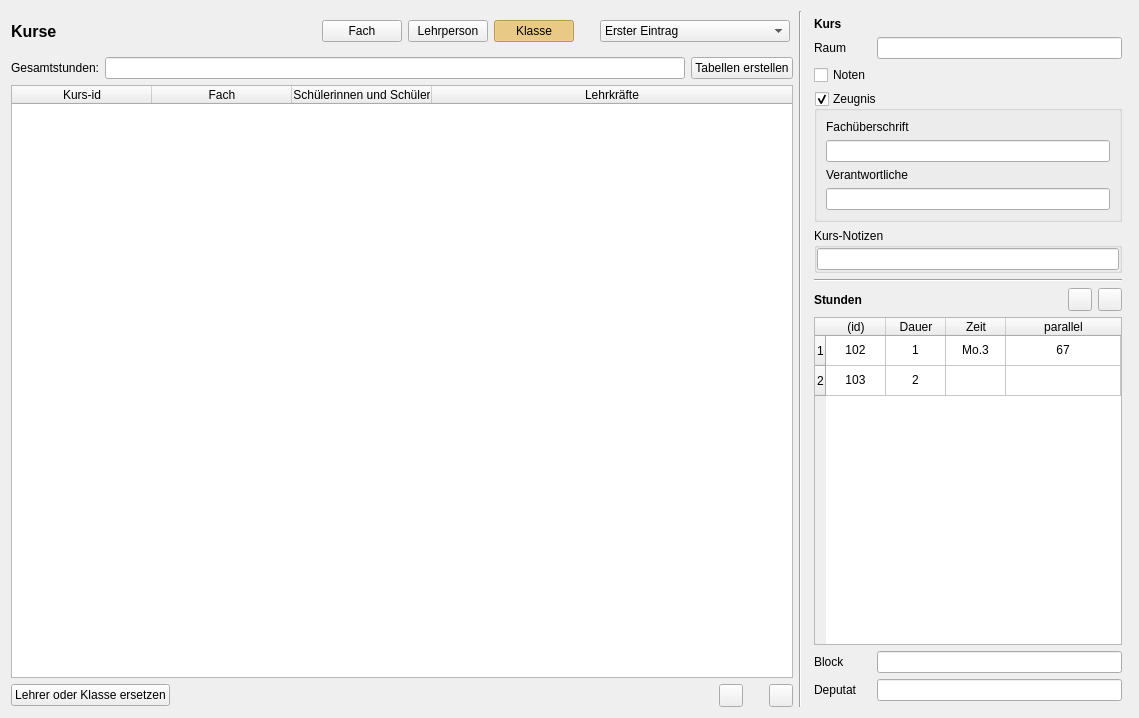
<?xml version="1.0" encoding="UTF-8"?>
<ui version="4.0">
 <class>CourseEditor</class>
 <widget class="QWidget" name="CourseEditor">
  <property name="geometry">
   <rect>
    <x>0</x>
    <y>0</y>
    <width>1139</width>
    <height>718</height>
   </rect>
  </property>
  <property name="sizePolicy">
   <sizepolicy hsizetype="Preferred" vsizetype="MinimumExpanding">
    <horstretch>0</horstretch>
    <verstretch>0</verstretch>
   </sizepolicy>
  </property>
  <property name="mouseTracking">
   <bool>false</bool>
  </property>
  <property name="windowTitle">
   <string>Kurse und Stunden</string>
  </property>
  <layout class="QHBoxLayout" name="horizontalLayout_5">
   <item>
    <layout class="QVBoxLayout" name="verticalLayout_2">
     <item>
      <layout class="QHBoxLayout" name="horizontalLayout" stretch="0,1,0">
       <item>
        <widget class="QLabel" name="label">
         <property name="font">
          <font>
           <pointsize>12</pointsize>
           <bold>true</bold>
          </font>
         </property>
         <property name="text">
          <string>Kurse</string>
         </property>
        </widget>
       </item>
       <item>
        <spacer name="horizontalSpacer">
         <property name="orientation">
          <enum>Qt::Horizontal</enum>
         </property>
         <property name="sizeHint" stdset="0">
          <size>
           <width>40</width>
           <height>20</height>
          </size>
         </property>
        </spacer>
       </item>
       <item>
        <widget class="QFrame" name="frame">
         <property name="minimumSize">
          <size>
           <width>0</width>
           <height>40</height>
          </size>
         </property>
         <property name="toolTip">
          <string>&lt;html&gt;&lt;head/&gt;&lt;body&gt;&lt;p&gt;Die Kurse können für eine Klasse, eine Person oder ein Fach betrachtet werden.&lt;/p&gt;&lt;p&gt;Klicke auf die entsprechende Schaltfläche, dann ist die weitere Wahl im Aufklappmenü möglich.&lt;/p&gt;&lt;p&gt;&lt;br/&gt;&lt;/p&gt;&lt;/body&gt;&lt;/html&gt;</string>
         </property>
         <property name="styleSheet">
          <string notr="true">QPushButton:checked {background-color: #ffd36b;}</string>
         </property>
         <property name="frameShadow">
          <enum>QFrame::Raised</enum>
         </property>
         <layout class="QHBoxLayout" name="horizontalLayout_4">
          <property name="leftMargin">
           <number>3</number>
          </property>
          <property name="topMargin">
           <number>3</number>
          </property>
          <property name="rightMargin">
           <number>3</number>
          </property>
          <property name="bottomMargin">
           <number>3</number>
          </property>
          <item>
           <widget class="QPushButton" name="pb_SUBJECT">
            <property name="text">
             <string>Fach</string>
            </property>
            <property name="checkable">
             <bool>true</bool>
            </property>
            <attribute name="buttonGroup">
             <string notr="true">buttonGroup</string>
            </attribute>
           </widget>
          </item>
          <item>
           <widget class="QPushButton" name="pb_TEACHER">
            <property name="text">
             <string>Lehrperson</string>
            </property>
            <property name="checkable">
             <bool>true</bool>
            </property>
            <attribute name="buttonGroup">
             <string notr="true">buttonGroup</string>
            </attribute>
           </widget>
          </item>
          <item>
           <widget class="QPushButton" name="pb_CLASS">
            <property name="text">
             <string>Klasse</string>
            </property>
            <property name="checkable">
             <bool>true</bool>
            </property>
            <property name="checked">
             <bool>true</bool>
            </property>
            <attribute name="buttonGroup">
             <string notr="true">buttonGroup</string>
            </attribute>
           </widget>
          </item>
          <item>
           <spacer name="horizontalSpacer_2">
            <property name="orientation">
             <enum>Qt::Horizontal</enum>
            </property>
            <property name="sizeHint" stdset="0">
             <size>
              <width>20</width>
              <height>20</height>
             </size>
            </property>
           </spacer>
          </item>
          <item>
           <widget class="QComboBox" name="combo_class">
            <property name="sizeAdjustPolicy">
             <enum>QComboBox::AdjustToContents</enum>
            </property>
            <item>
             <property name="text">
              <string>Erster Eintrag</string>
             </property>
            </item>
            <item>
             <property name="text">
              <string>Ein sehr ausführlicher Eintrag</string>
             </property>
            </item>
           </widget>
          </item>
         </layout>
        </widget>
       </item>
      </layout>
     </item>
     <item>
      <layout class="QHBoxLayout" name="horizontalLayout_6">
       <item>
        <widget class="QLabel" name="label_2">
         <property name="text">
          <string>Gesamtstunden:</string>
         </property>
        </widget>
       </item>
       <item>
        <widget class="QLineEdit" name="total">
         <property name="readOnly">
          <bool>true</bool>
         </property>
        </widget>
       </item>
       <item>
        <widget class="QPushButton" name="make_tables">
         <property name="text">
          <string>Tabellen erstellen</string>
         </property>
        </widget>
       </item>
      </layout>
     </item>
     <item>
      <widget class="QTableWidget" name="course_table">
       <property name="styleSheet">
        <string notr="true">QTableView {
  selection-background-color: #f0e0ff;
  selection-color: black;
}</string>
       </property>
       <property name="editTriggers">
        <set>QAbstractItemView::NoEditTriggers</set>
       </property>
       <property name="alternatingRowColors">
        <bool>true</bool>
       </property>
       <property name="selectionMode">
        <enum>QAbstractItemView::SingleSelection</enum>
       </property>
       <property name="selectionBehavior">
        <enum>QAbstractItemView::SelectRows</enum>
       </property>
       <attribute name="horizontalHeaderMinimumSectionSize">
        <number>60</number>
       </attribute>
       <attribute name="horizontalHeaderDefaultSectionSize">
        <number>140</number>
       </attribute>
       <attribute name="horizontalHeaderStretchLastSection">
        <bool>true</bool>
       </attribute>
       <attribute name="verticalHeaderVisible">
        <bool>false</bool>
       </attribute>
       <column>
        <property name="text">
         <string>Kurs-id</string>
        </property>
       </column>
       <column>
        <property name="text">
         <string>Fach</string>
        </property>
       </column>
       <column>
        <property name="text">
         <string>Schülerinnen und Schüler</string>
        </property>
       </column>
       <column>
        <property name="text">
         <string>Lehrkräfte</string>
        </property>
       </column>
      </widget>
     </item>
     <item>
      <layout class="QHBoxLayout" name="horizontalLayout_2">
       <item>
        <widget class="QPushButton" name="pb_change_all">
         <property name="toolTip">
          <string>&lt;html&gt;&lt;head/&gt;&lt;body&gt;&lt;p&gt;Alle Vorkommnisse einer Lehrkraft bzw. Klasse in dieser Tabelle durch eine andere ersetzen.&lt;/p&gt;&lt;/body&gt;&lt;/html&gt;</string>
         </property>
         <property name="text">
          <string>Lehrer oder Klasse ersetzen</string>
         </property>
        </widget>
       </item>
       <item>
        <spacer name="horizontalSpacer_3">
         <property name="orientation">
          <enum>Qt::Horizontal</enum>
         </property>
         <property name="sizeHint" stdset="0">
          <size>
           <width>40</width>
           <height>20</height>
          </size>
         </property>
        </spacer>
       </item>
       <item>
        <widget class="QToolButton" name="pb_delete_course">
         <property name="toolTip">
          <string>aktuellen Kurs löschen </string>
         </property>
         <property name="icon">
          <iconset>
           <normaloff>../icons/icon_remove.svg</normaloff>../icons/icon_remove.svg</iconset>
         </property>
        </widget>
       </item>
       <item>
        <spacer name="horizontalSpacer_5">
         <property name="orientation">
          <enum>Qt::Horizontal</enum>
         </property>
         <property name="sizeType">
          <enum>QSizePolicy::Fixed</enum>
         </property>
         <property name="sizeHint" stdset="0">
          <size>
           <width>20</width>
           <height>20</height>
          </size>
         </property>
        </spacer>
       </item>
       <item>
        <widget class="QToolButton" name="pb_new_course">
         <property name="toolTip">
          <string>einen neuen Kurs zur Tabelle hinzufügen</string>
         </property>
         <property name="icon">
          <iconset>
           <normaloff>../icons/icon_new.svg</normaloff>../icons/icon_new.svg</iconset>
         </property>
        </widget>
       </item>
      </layout>
     </item>
    </layout>
   </item>
   <item>
    <widget class="Line" name="line_3">
     <property name="orientation">
      <enum>Qt::Vertical</enum>
     </property>
    </widget>
   </item>
   <item>
    <widget class="QWidget" name="frame_r" native="true">
     <property name="enabled">
      <bool>true</bool>
     </property>
     <property name="maximumSize">
      <size>
       <width>320</width>
       <height>16777215</height>
      </size>
     </property>
     <layout class="QGridLayout" name="gridLayout_2">
      <property name="leftMargin">
       <number>6</number>
      </property>
      <property name="topMargin">
       <number>6</number>
      </property>
      <property name="rightMargin">
       <number>6</number>
      </property>
      <property name="bottomMargin">
       <number>6</number>
      </property>
      <item row="5" column="0" colspan="2">
       <widget class="Line" name="line">
        <property name="orientation">
         <enum>Qt::Horizontal</enum>
        </property>
       </widget>
      </item>
      <item row="1" column="1">
       <widget class="QLineEdit" name="wish_room">
        <property name="text">
         <string/>
        </property>
        <property name="readOnly">
         <bool>true</bool>
        </property>
       </widget>
      </item>
      <item row="3" column="0" colspan="2">
       <widget class="QGroupBox" name="report_checkbox">
        <property name="toolTip">
         <string>&lt;html&gt;&lt;head/&gt;&lt;body&gt;&lt;p&gt;Normalerweise wird das Fach als Überschrift genommen,&lt;/p&gt;&lt;p&gt;die unterrichtende Lehrkraft (die „Verantwortliche“) als Unterschrift.&lt;/p&gt;&lt;p&gt;Diese können aber bei Bedarf angepasst werden.&lt;/p&gt;&lt;/body&gt;&lt;/html&gt;</string>
        </property>
        <property name="title">
         <string>Zeugnis</string>
        </property>
        <property name="checkable">
         <bool>true</bool>
        </property>
        <layout class="QVBoxLayout" name="verticalLayout">
         <item>
          <widget class="QLabel" name="label_8">
           <property name="text">
            <string>Fachüberschrift</string>
           </property>
          </widget>
         </item>
         <item>
          <widget class="QLineEdit" name="report_title">
           <property name="readOnly">
            <bool>true</bool>
           </property>
          </widget>
         </item>
         <item>
          <widget class="QLabel" name="label_4">
           <property name="text">
            <string>Verantwortliche</string>
           </property>
          </widget>
         </item>
         <item>
          <widget class="QLineEdit" name="report_teachers">
           <property name="readOnly">
            <bool>true</bool>
           </property>
          </widget>
         </item>
        </layout>
       </widget>
      </item>
      <item row="2" column="0">
       <widget class="QCheckBox" name="grade_checkbox">
        <property name="text">
         <string>Noten</string>
        </property>
        <property name="checked">
         <bool>false</bool>
        </property>
       </widget>
      </item>
      <item row="4" column="0" colspan="2">
       <widget class="QGroupBox" name="groupBox_2">
        <property name="sizePolicy">
         <sizepolicy hsizetype="Preferred" vsizetype="Preferred">
          <horstretch>0</horstretch>
          <verstretch>0</verstretch>
         </sizepolicy>
        </property>
        <property name="title">
         <string>Kurs-Notizen</string>
        </property>
        <layout class="QVBoxLayout" name="verticalLayout_3">
         <property name="leftMargin">
          <number>0</number>
         </property>
         <property name="topMargin">
          <number>0</number>
         </property>
         <property name="rightMargin">
          <number>0</number>
         </property>
         <property name="bottomMargin">
          <number>0</number>
         </property>
         <item>
          <widget class="QLineEdit" name="notes">
           <property name="readOnly">
            <bool>true</bool>
           </property>
          </widget>
         </item>
        </layout>
       </widget>
      </item>
      <item row="11" column="1">
       <widget class="QLineEdit" name="payment">
        <property name="readOnly">
         <bool>true</bool>
        </property>
       </widget>
      </item>
      <item row="10" column="1">
       <widget class="QLineEdit" name="block_name">
        <property name="text">
         <string/>
        </property>
        <property name="readOnly">
         <bool>true</bool>
        </property>
       </widget>
      </item>
      <item row="11" column="0">
       <widget class="QLabel" name="label_7">
        <property name="text">
         <string>Deputat</string>
        </property>
       </widget>
      </item>
      <item row="0" column="0">
       <widget class="QLabel" name="label_5">
        <property name="font">
         <font>
          <bold>true</bold>
         </font>
        </property>
        <property name="text">
         <string>Kurs</string>
        </property>
       </widget>
      </item>
      <item row="8" column="0" colspan="2">
       <widget class="QTableWidget" name="lesson_table">
        <property name="sizePolicy">
         <sizepolicy hsizetype="Expanding" vsizetype="Expanding">
          <horstretch>0</horstretch>
          <verstretch>1</verstretch>
         </sizepolicy>
        </property>
        <property name="minimumSize">
         <size>
          <width>0</width>
          <height>180</height>
         </size>
        </property>
        <property name="styleSheet">
         <string notr="true">QTableView {
  selection-background-color: #f0e0ff;
  selection-color: black;
}
</string>
        </property>
        <property name="editTriggers">
         <set>QAbstractItemView::NoEditTriggers</set>
        </property>
        <property name="showDropIndicator" stdset="0">
         <bool>false</bool>
        </property>
        <property name="dragDropOverwriteMode">
         <bool>false</bool>
        </property>
        <property name="alternatingRowColors">
         <bool>false</bool>
        </property>
        <property name="selectionMode">
         <enum>QAbstractItemView::SingleSelection</enum>
        </property>
        <property name="selectionBehavior">
         <enum>QAbstractItemView::SelectRows</enum>
        </property>
        <property name="iconSize">
         <size>
          <width>40</width>
          <height>40</height>
         </size>
        </property>
        <attribute name="horizontalHeaderVisible">
         <bool>true</bool>
        </attribute>
        <attribute name="horizontalHeaderCascadingSectionResizes">
         <bool>true</bool>
        </attribute>
        <attribute name="horizontalHeaderMinimumSectionSize">
         <number>36</number>
        </attribute>
        <attribute name="horizontalHeaderDefaultSectionSize">
         <number>60</number>
        </attribute>
        <attribute name="horizontalHeaderStretchLastSection">
         <bool>true</bool>
        </attribute>
        <attribute name="verticalHeaderCascadingSectionResizes">
         <bool>false</bool>
        </attribute>
        <row>
         <property name="text">
          <string>1</string>
         </property>
        </row>
        <row>
         <property name="text">
          <string>2</string>
         </property>
        </row>
        <column>
         <property name="text">
          <string>(id)</string>
         </property>
        </column>
        <column>
         <property name="text">
          <string>Dauer</string>
         </property>
        </column>
        <column>
         <property name="text">
          <string>Zeit</string>
         </property>
        </column>
        <column>
         <property name="text">
          <string>parallel</string>
         </property>
        </column>
        <item row="0" column="0">
         <property name="text">
          <string>102</string>
         </property>
         <property name="textAlignment">
          <set>AlignCenter</set>
         </property>
        </item>
        <item row="0" column="1">
         <property name="text">
          <string>1</string>
         </property>
         <property name="textAlignment">
          <set>AlignCenter</set>
         </property>
        </item>
        <item row="0" column="2">
         <property name="text">
          <string>Mo.3</string>
         </property>
         <property name="textAlignment">
          <set>AlignCenter</set>
         </property>
        </item>
        <item row="0" column="3">
         <property name="text">
          <string>67</string>
         </property>
         <property name="textAlignment">
          <set>AlignCenter</set>
         </property>
        </item>
        <item row="1" column="0">
         <property name="text">
          <string>103</string>
         </property>
         <property name="textAlignment">
          <set>AlignCenter</set>
         </property>
        </item>
        <item row="1" column="1">
         <property name="text">
          <string>2</string>
         </property>
         <property name="textAlignment">
          <set>AlignCenter</set>
         </property>
        </item>
        <item row="1" column="2">
         <property name="text">
          <string/>
         </property>
         <property name="textAlignment">
          <set>AlignCenter</set>
         </property>
        </item>
        <item row="1" column="3">
         <property name="text">
          <string/>
         </property>
        </item>
       </widget>
      </item>
      <item row="1" column="0">
       <widget class="QLabel" name="label_11">
        <property name="toolTip">
         <string notr="true">&lt;html&gt;&lt;head/&gt;&lt;body&gt;&lt;p&gt;Insbesondere für Epochenunterricht geeignet.&lt;/p&gt;&lt;p&gt;Jeder Block hat einen eigenen Kennzeichen.&lt;/p&gt;&lt;p&gt;Die Unterrichtsstunden können von mehreren Lehrern – parallel oder über das Jahr verteilt – gegeben.&lt;/p&gt;&lt;p&gt;Auch verschiedene Schülergruppen können betroffen sein.&lt;/p&gt;&lt;p&gt;&lt;br/&gt;&lt;/p&gt;&lt;/body&gt;&lt;/html&gt;</string>
        </property>
        <property name="text">
         <string>Raum</string>
        </property>
       </widget>
      </item>
      <item row="10" column="0">
       <widget class="QLabel" name="label_9">
        <property name="text">
         <string>Block</string>
        </property>
       </widget>
      </item>
      <item row="7" column="0" colspan="2">
       <layout class="QHBoxLayout" name="horizontalLayout_3" stretch="0,0,0,0">
        <item>
         <widget class="QLabel" name="label_3">
          <property name="font">
           <font>
            <bold>true</bold>
           </font>
          </property>
          <property name="text">
           <string>Stunden</string>
          </property>
         </widget>
        </item>
        <item>
         <spacer name="horizontalSpacer_4">
          <property name="orientation">
           <enum>Qt::Horizontal</enum>
          </property>
          <property name="sizeHint" stdset="0">
           <size>
            <width>40</width>
            <height>20</height>
           </size>
          </property>
         </spacer>
        </item>
        <item>
         <widget class="QToolButton" name="lesson_sub">
          <property name="toolTip">
           <string>aktuelle Unterrichtsstunde vom Kurs entfernen</string>
          </property>
          <property name="icon">
           <iconset>
            <normaloff>../icons/icon_remove.svg</normaloff>../icons/icon_remove.svg</iconset>
          </property>
         </widget>
        </item>
        <item>
         <widget class="QToolButton" name="lesson_add">
          <property name="toolTip">
           <string>Unterrichtsstunde zum Kurs hinzufügen</string>
          </property>
          <property name="icon">
           <iconset>
            <normaloff>../icons/icon_new.svg</normaloff>../icons/icon_new.svg</iconset>
          </property>
         </widget>
        </item>
       </layout>
      </item>
     </layout>
    </widget>
   </item>
  </layout>
 </widget>
 <tabstops>
  <tabstop>lesson_table</tabstop>
  <tabstop>report_title</tabstop>
  <tabstop>wish_room</tabstop>
 </tabstops>
 <resources/>
 <connections/>
 <buttongroups>
  <buttongroup name="buttonGroup"/>
 </buttongroups>
</ui>
